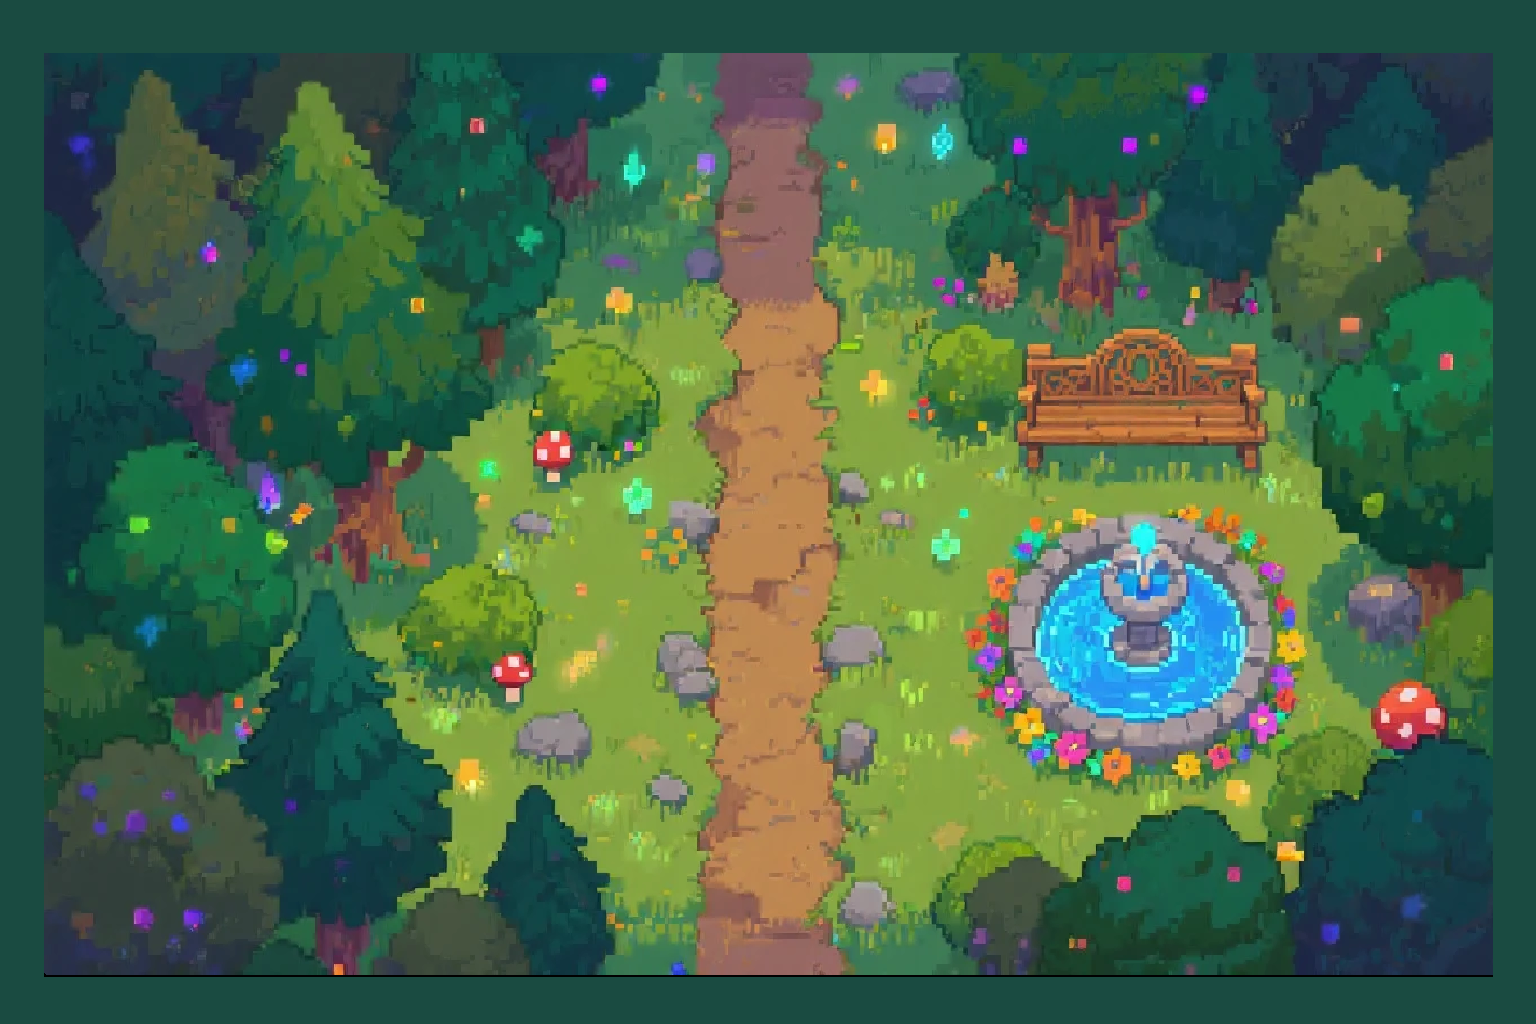

Below is a game level as drawn by its tile map, then a one-line description and the .tmx that defines it (tile-layer data replaced by summaries):
An orthogonal 48x32 tile map with 32x32 px tiles, 1 tile layer (Fondo) and 13 objects.

<map version="1.10" tiledversion="1.11.2" orientation="orthogonal" renderorder="right-down" width="48" height="32" tilewidth="32" tileheight="32" infinite="0" nextlayerid="3" nextobjectid="16">
 <editorsettings>
  <export target="BosqueFuente.json" format="json" />
 </editorsettings>
 <tileset firstgid="1" name="fondoBosqueFuente" tilewidth="32" tileheight="32" tilecount="1536" columns="48">
  <image source="../static/fondoBosqueFuente.png" width="1536" height="1024" />
 </tileset>
 <layer id="1" name="Fondo" width="48" height="32">
  <data>[1536 cells, 1536 non-empty, 1536 distinct tile ids]</data>
 </layer>
 <objectgroup id="2" name="Colisiones">
  <object id="1" x="0" y="2" width="396" height="1022" />
  <object id="2" x="394" y="0" width="292" height="562" />
  <object id="3" x="400" y="756" width="276" height="268" />
  <object id="4" x="932" y="2" width="602" height="306" />
  <object id="5" x="928" y="810" width="606" height="214" />
  <object id="6" x="958" y="510" width="580" height="134" />
  <object id="7" x="1282" y="308" width="254" height="196" />
  <object id="8" x="1276" y="648" width="258" height="160" />
  <object id="9" x="690" y="4" width="242" height="46" />
  <object id="10" x="676" y="972" width="254" height="52" />
  <object id="11" x="426" y="584" width="98" height="98">
   <properties>
    <property name="tecla" value="E" />
    <property name="texto" value="Ser curioso merece su recompensa" />
    <property name="tipo" value="inspeccionar" />
   </properties>
   <ellipse />
  </object>
  <object id="12" x="980" y="658" width="144" height="144">
   <properties>
    <property name="tecla" value="E" />
    <property name="texto" value="Un objeto nuevo." />
    <property name="tipo" value="inspeccionar" />
   </properties>
   <ellipse />
  </object>
  <object id="14" x="688" y="845" width="182" height="123">
   <properties>
    <property name="tecla" value="G" />
    <property name="texto" value="avanzar" />
    <property name="tipo" value="salida" />
   </properties>
   <ellipse />
  </object>
 </objectgroup>
</map>